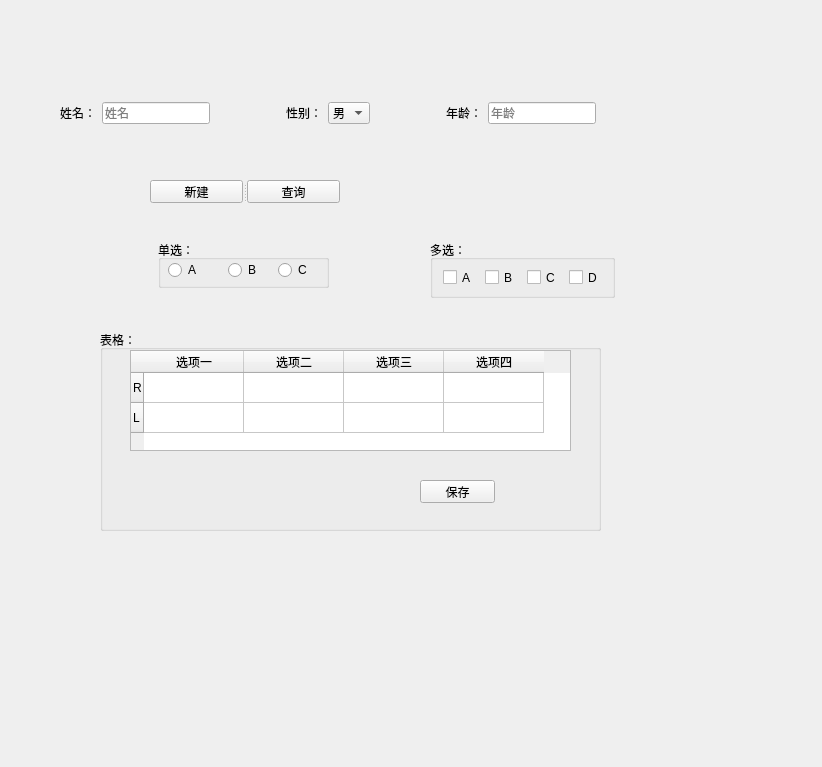
<?xml version="1.0" encoding="UTF-8"?>
<ui version="4.0">
 <class>Form</class>
 <widget class="QWidget" name="Form">
  <property name="geometry">
   <rect>
    <x>0</x>
    <y>0</y>
    <width>822</width>
    <height>767</height>
   </rect>
  </property>
  <property name="windowTitle">
   <string>Form</string>
  </property>
  <widget class="QGroupBox" name="groupBox">
   <property name="geometry">
    <rect>
     <x>158</x>
     <y>240</y>
     <width>171</width>
     <height>48</height>
    </rect>
   </property>
   <property name="title">
    <string>单选：</string>
   </property>
   <widget class="QRadioButton" name="radioButton_1">
    <property name="geometry">
     <rect>
      <x>10</x>
      <y>22</y>
      <width>41</width>
      <height>16</height>
     </rect>
    </property>
    <property name="text">
     <string>A</string>
    </property>
   </widget>
   <widget class="QRadioButton" name="radioButton_2">
    <property name="geometry">
     <rect>
      <x>70</x>
      <y>22</y>
      <width>41</width>
      <height>16</height>
     </rect>
    </property>
    <property name="text">
     <string>B</string>
    </property>
   </widget>
   <widget class="QRadioButton" name="radioButton_3">
    <property name="geometry">
     <rect>
      <x>120</x>
      <y>22</y>
      <width>41</width>
      <height>16</height>
     </rect>
    </property>
    <property name="text">
     <string>C</string>
    </property>
   </widget>
  </widget>
  <widget class="QGroupBox" name="groupBox_3">
   <property name="geometry">
    <rect>
     <x>100</x>
     <y>330</y>
     <width>501</width>
     <height>201</height>
    </rect>
   </property>
   <property name="title">
    <string>表格：</string>
   </property>
   <widget class="QTableWidget" name="tableWidget">
    <property name="geometry">
     <rect>
      <x>30</x>
      <y>20</y>
      <width>441</width>
      <height>101</height>
     </rect>
    </property>
    <row>
     <property name="text">
      <string>R</string>
     </property>
    </row>
    <row>
     <property name="text">
      <string>L</string>
     </property>
    </row>
    <column>
     <property name="text">
      <string>选项一</string>
     </property>
    </column>
    <column>
     <property name="text">
      <string>选项二</string>
     </property>
    </column>
    <column>
     <property name="text">
      <string>选项三</string>
     </property>
    </column>
    <column>
     <property name="text">
      <string>选项四</string>
     </property>
    </column>
   </widget>
   <widget class="QPushButton" name="pushButton_3">
    <property name="geometry">
     <rect>
      <x>320</x>
      <y>150</y>
      <width>75</width>
      <height>23</height>
     </rect>
    </property>
    <property name="text">
     <string>保存</string>
    </property>
   </widget>
  </widget>
  <widget class="QWidget" name="layoutWidget">
   <property name="geometry">
    <rect>
     <x>60</x>
     <y>100</y>
     <width>536</width>
     <height>26</height>
    </rect>
   </property>
   <layout class="QHBoxLayout" name="horizontalLayout_2">
    <item>
     <widget class="QLabel" name="label">
      <property name="text">
       <string>姓名：</string>
      </property>
     </widget>
    </item>
    <item>
     <widget class="QLineEdit" name="lineEdit">
      <property name="placeholderText">
       <string>姓名</string>
      </property>
     </widget>
    </item>
    <item>
     <spacer name="horizontalSpacer">
      <property name="orientation">
       <enum>Qt::Horizontal</enum>
      </property>
      <property name="sizeHint" stdset="0">
       <size>
        <width>40</width>
        <height>20</height>
       </size>
      </property>
     </spacer>
    </item>
    <item>
     <widget class="QLabel" name="label_2">
      <property name="text">
       <string>性别：</string>
      </property>
     </widget>
    </item>
    <item>
     <widget class="QComboBox" name="comboBox">
      <item>
       <property name="text">
        <string>男</string>
       </property>
      </item>
      <item>
       <property name="text">
        <string>女</string>
       </property>
      </item>
     </widget>
    </item>
    <item>
     <spacer name="horizontalSpacer_2">
      <property name="orientation">
       <enum>Qt::Horizontal</enum>
      </property>
      <property name="sizeHint" stdset="0">
       <size>
        <width>40</width>
        <height>20</height>
       </size>
      </property>
     </spacer>
    </item>
    <item>
     <widget class="QLabel" name="label_3">
      <property name="text">
       <string>年龄：</string>
      </property>
     </widget>
    </item>
    <item>
     <widget class="QLineEdit" name="lineEdit_2">
      <property name="placeholderText">
       <string>年龄</string>
      </property>
     </widget>
    </item>
   </layout>
  </widget>
  <widget class="QSplitter" name="splitter_2">
   <property name="geometry">
    <rect>
     <x>150</x>
     <y>180</y>
     <width>190</width>
     <height>23</height>
    </rect>
   </property>
   <property name="orientation">
    <enum>Qt::Horizontal</enum>
   </property>
   <widget class="QPushButton" name="pushButton">
    <property name="text">
     <string>新建</string>
    </property>
   </widget>
   <widget class="QPushButton" name="pushButton_2">
    <property name="text">
     <string>查询</string>
    </property>
   </widget>
  </widget>
  <widget class="QGroupBox" name="groupBox_2">
   <property name="geometry">
    <rect>
     <x>430</x>
     <y>240</y>
     <width>185</width>
     <height>58</height>
    </rect>
   </property>
   <property name="title">
    <string>多选：</string>
   </property>
   <widget class="QCheckBox" name="checkBox">
    <property name="geometry">
     <rect>
      <x>13</x>
      <y>28</y>
      <width>35</width>
      <height>19</height>
     </rect>
    </property>
    <property name="text">
     <string>A</string>
    </property>
   </widget>
   <widget class="QCheckBox" name="checkBox_2">
    <property name="geometry">
     <rect>
      <x>55</x>
      <y>28</y>
      <width>35</width>
      <height>19</height>
     </rect>
    </property>
    <property name="text">
     <string>B</string>
    </property>
   </widget>
   <widget class="QCheckBox" name="checkBox_3">
    <property name="geometry">
     <rect>
      <x>97</x>
      <y>28</y>
      <width>35</width>
      <height>19</height>
     </rect>
    </property>
    <property name="text">
     <string>C</string>
    </property>
   </widget>
   <widget class="QCheckBox" name="checkBox_4">
    <property name="geometry">
     <rect>
      <x>139</x>
      <y>28</y>
      <width>35</width>
      <height>19</height>
     </rect>
    </property>
    <property name="text">
     <string>D</string>
    </property>
   </widget>
  </widget>
 </widget>
 <resources/>
 <connections/>
</ui>
